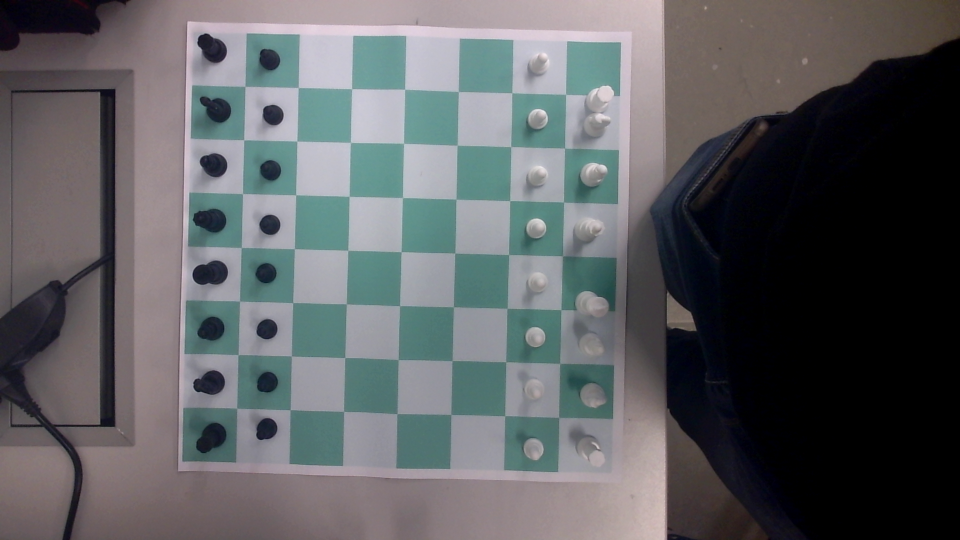
#> input picture photo1.png, 1920 x 1080 px (shown at 1/2 size)
$ python -i homografia3.py   (imports and definitions only)
#> lines starting #> are read from the running program, lines starting #| are printed output that depends on the picture; after the words box and inside, x2 and y2 are one past the last pixel; in counts of white or black regions, pixels touching at a corner belong together
#> further down, picture is the input picture: shape (1080, 1920, 3); mean B, G, R 98.2, 95.7, 93.6
import cv2
import matplotlib.pyplot as plt
import numpy as np
import math
import numpy as np

def find_pixels(img):
    #img = cv2.imread('homog.png')
    #cv2.imshow('image',img)
    #cv2.waitKey(0)

    hsv = cv2.cvtColor(img, cv2.COLOR_BGR2HSV)
#> hsv: shape (1080, 1920, 3); mean H, S, V 93.3, 50, 103
    blur = cv2.medianBlur(hsv ,7)
#> blur: shape (1080, 1920, 3); mean H, S, V 94.6, 49.9, 103.1

    #black
    lower = np.array([0,0,15])
    upper = np.array([188,85,29])

    mask1 = cv2.inRange(blur, lower, upper)
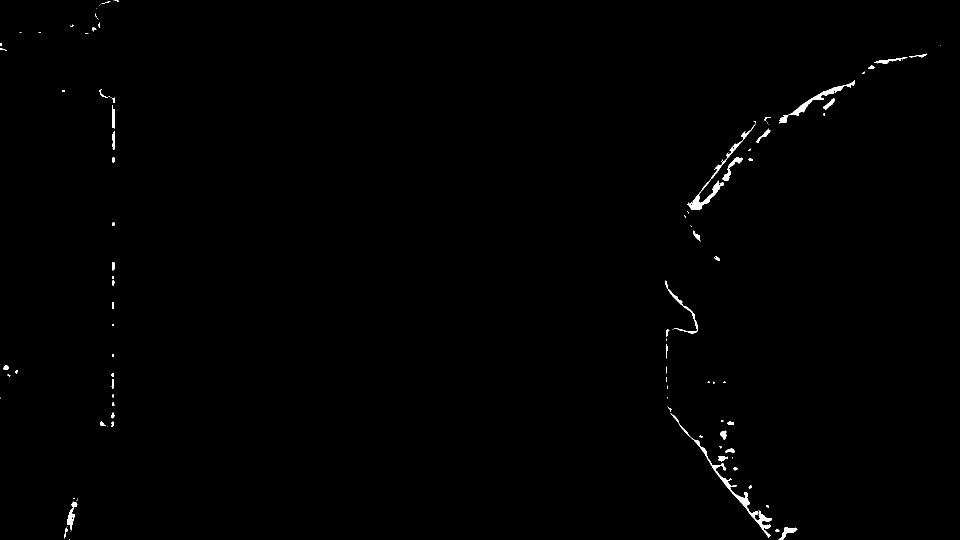
#> mask1: shape (1080, 1920) (shown at 1/2 size); 0.48% white; 109 white regions (57 under 20 px), largest, box (x1, y1, x2, y2) and area: (1341, 826, 1543, 1075) 2040, (1375, 248, 1511, 420) 1586, (1558, 160, 1710, 247) 1301

    #green dark
    lower_dark = np.array([40,30,70])
    upper_dark = np.array([121,105,168])

    #green light
    lower_white = np.array([63,6,132])
    upper_white = np.array([135,40,221])

    mask2 = cv2.inRange(blur, lower_dark, upper_dark)
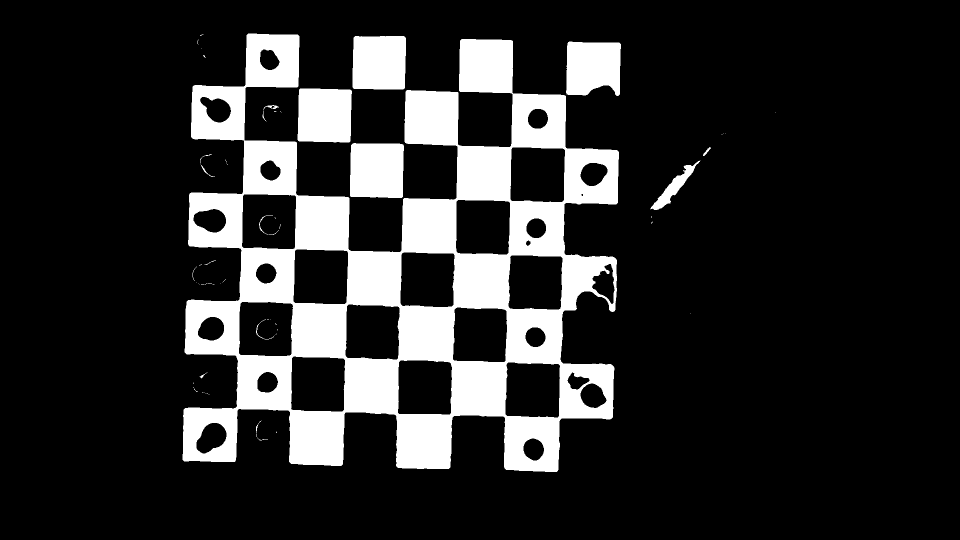
#> mask2: shape (1080, 1920) (shown at 1/2 size); 16.9% white; 70 white regions (51 under 20 px), largest, box (x1, y1, x2, y2) and area: (365, 67, 1238, 944) 302520, (700, 286, 808, 396) 11404, (595, 177, 704, 285) 11218
    mask3 = cv2.inRange(blur, lower_white, upper_white)
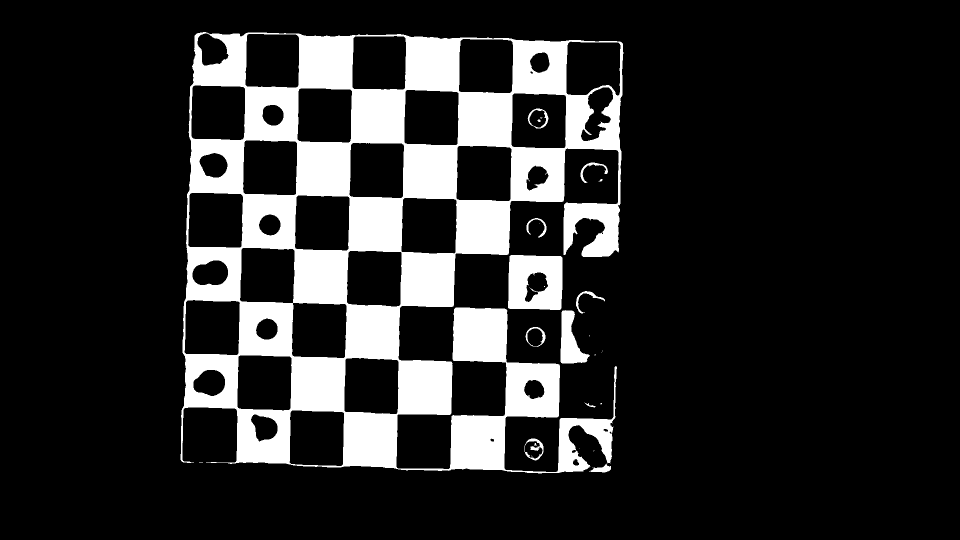
#> mask3: shape (1080, 1920) (shown at 1/2 size); 16.3% white; 26 white regions (14 under 20 px), largest, box (x1, y1, x2, y2) and area: (361, 64, 1247, 947) 323043, (1016, 510, 1125, 620) 9878, (1121, 620, 1180, 727) 3365

    #white
    lower_w = np.array([0,11,142])
    upper_w = np.array([177,23,255])

    mask4 = cv2.inRange(blur, lower_w, upper_w)
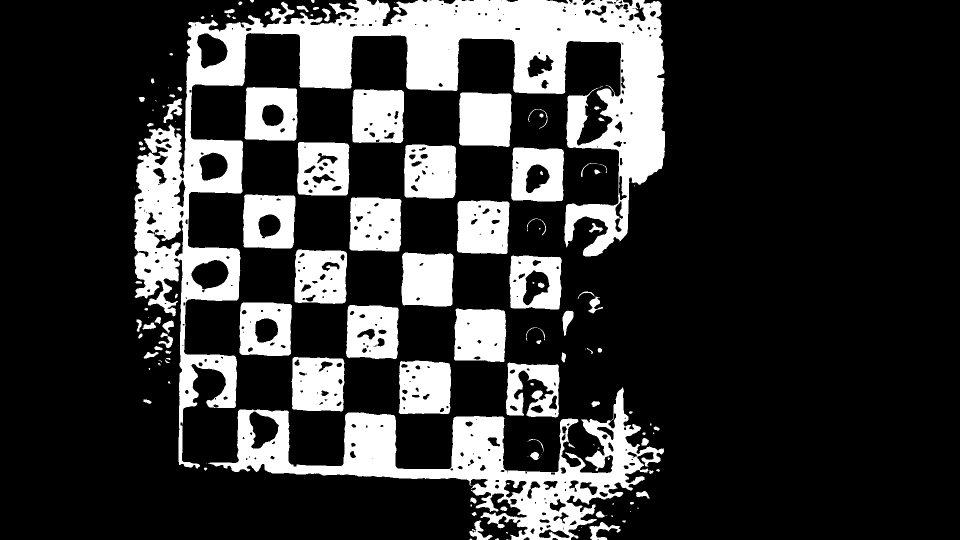
#> mask4: shape (1080, 1920) (shown at 1/2 size); 21.3% white; 145 white regions (47 under 20 px), largest, box (x1, y1, x2, y2) and area: (269, 0, 1330, 937) 187183, (416, 775, 1328, 1080) 72448, (918, 185, 1023, 294) 10755

    mask = mask1 + mask2 + mask3 + mask4

    kernel = np.ones((100,100), np.uint8)

    mask = cv2.erode(mask,np.ones((10,10), np.uint8), iterations=1)
    mask = cv2.dilate(mask,np.ones((10,10), np.uint8), iterations=1)

    cv2.imshow('image',mask)
    cv2.waitKey(0)

    mask = cv2.dilate(mask, kernel, iterations=1)
    mask = cv2.erode(mask, kernel, iterations=1)
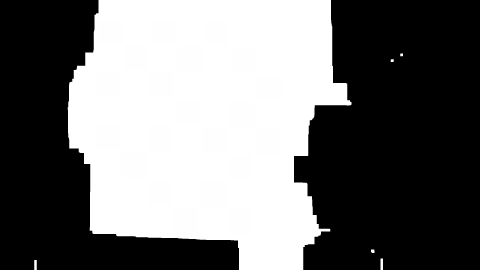
#> mask: shape (1080, 1920) (shown at 1/4 size); min 0, max 255, mean 115.2

    low_threshold = 50
    high_threshold = 150
    edges = cv2.Canny(mask, low_threshold, high_threshold)
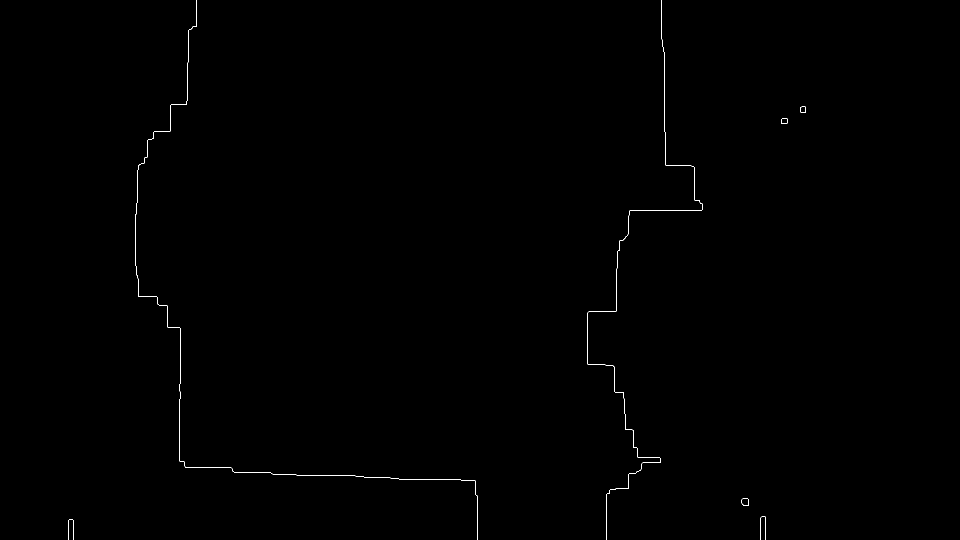
#> edges: shape (1080, 1920) (shown at 1/2 size); 0.18% white in thin lines or dots, all inside (x1, y1, x2, y2) = (136, 0, 1612, 1080)

    cv2.imshow('image',mask)
    cv2.waitKey(0)

    cdst = cv2.cvtColor(edges, cv2.COLOR_GRAY2BGR)

    lines = cv2.HoughLines(edges, 1, np.pi / 180, 150, None, 0, 0)
#> lines = [[927, 1.61], [1328, 0]]

    points = []

    if lines is not None:
        for i in range(0, len(lines)):
            rho = lines[i][0][0]
            theta = lines[i][0][1]

            # [7 lines of commented-out code are left out]

            a = -math.tan(theta)
            b = rho/math.cos(theta)

            pt1 = (int(b - 2000*(a)), -2000)
            pt2 = (int(b + 2000*(a)), 2000)
            cv2.line(cdst, pt1, pt2, (0,0,255), 3, cv2.LINE_AA)
            points.insert(0,[a,b])
#> this loop made 2 passes
#> (rho, theta, a, b, pt1, pt2) on passes 1 to 2: (927, 1.61, 28.64, -26562, (-83834, -2000), (30710, 2000)), (1328, 0, 0, 1328, (1328, -2000), (1328, 2000))
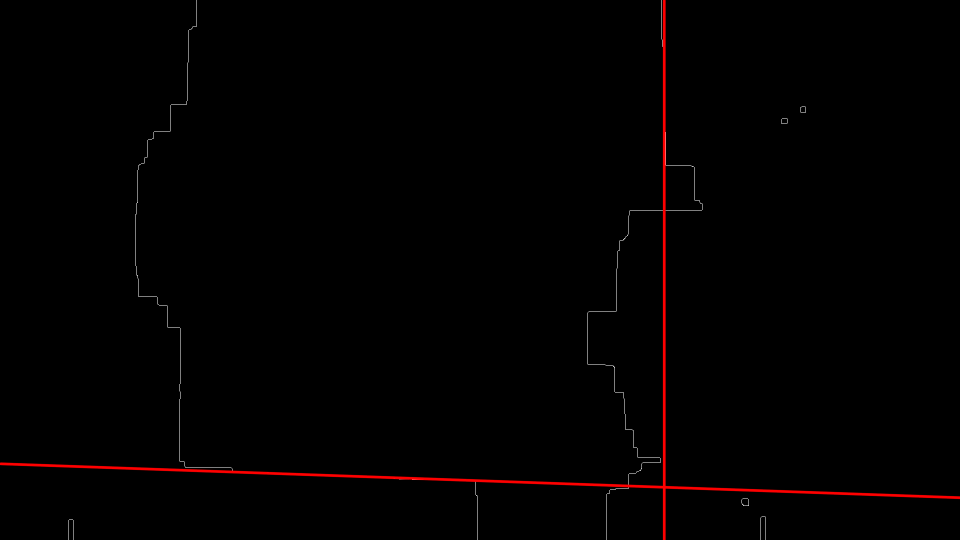
#> cdst: shape (1080, 1920, 3) (shown at 1/2 size); mean B, G, R 0.4, 0.4, 2.4
#> after the loop, points = [[0, 1328], [28.64, -26562]]


    cv2.imshow("Detected Lines (in red) - Standard Hough Line Transform", cdst)
    cv2.waitKey(0)

    points2 = []
    m = 10000000000
    for i in range(0,4):
        for j in range(i,4):

            if i!=j:
                if points[j][1] > points[i][1]:
                    x = int((points[j][1] - points[i][1])/(points[i][0] - points[j][0]))
                    y = int( points[j][0]*x + points[j][1])
                else:
                    x = int((points[j][1] - points[i][1])/(points[i][0] - points[j][0]))
                    y = int( points[i][0]*x + points[i][1])

                if x>=0 and y>=0 and x<= cdst.shape[0] and y<= cdst.shape[1]:

                    if((x*x + y*y) < m):
                        points2.insert(0,[x,y])
                        m =  (x^2 + y^2)

                    else:
                        points2.append([x,y])
#> after the loop, m = 1789; points2 = [[973, 1328]]

    m = 10000
    for j in range(1,4):
        if(points2[j][0] < m):
            m = points2[j][0]
            p = j

    po = points2[1]
    points2[1] = points2[p]
    points2[p] = po

    m = 10000
    for j in range(2,4):
        if(points2[j][1] < m):
            m = points2[j][1]
            p = j

    po = points2[2]
    points2[2] = points2[p]
    points2[p] = po

    pts_src = np.array([[points2[0][1], points2[0][0]], [points2[1][1], points2[1][0]], [points2[2][1], points2[2][0]],[points2[3][1], points2[3][0]]])

    cv2.imshow('image',edges)
    cv2.imshow("Detected Lines (in red) - Standard Hough Line Transform", cdst)
    cv2.waitKey(0)

    return pts_src

# [10 lines left out: function homografia, not called in this run]

>>> import cv2
>>> picture = cv2.imread('photo1.png')
#> (the run stopped early here; a loop or call above may not have finished)

$ run again, on photo2.png
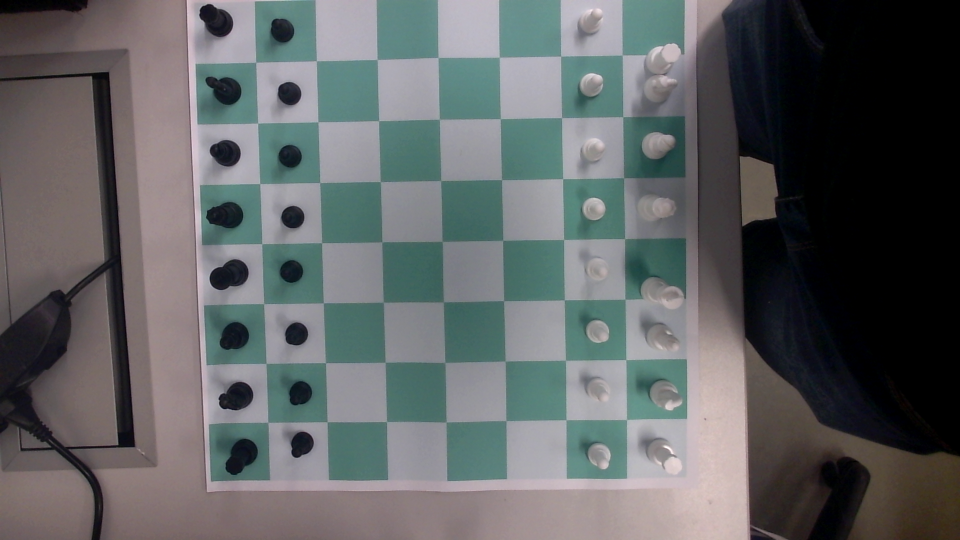
#> input picture photo2.png, 1920 x 1080 px (shown at 1/2 size)
#> picture is the input picture: shape (1080, 1920, 3); mean B, G, R 99.6, 98.6, 95.6
#> hsv: shape (1080, 1920, 3); mean H, S, V 85.3, 49.6, 105.5
#> blur: shape (1080, 1920, 3); mean H, S, V 85.3, 49.5, 105.5
#> in find_pixels, `mask1 = cv2.inRange(blur, lower, upper)`:
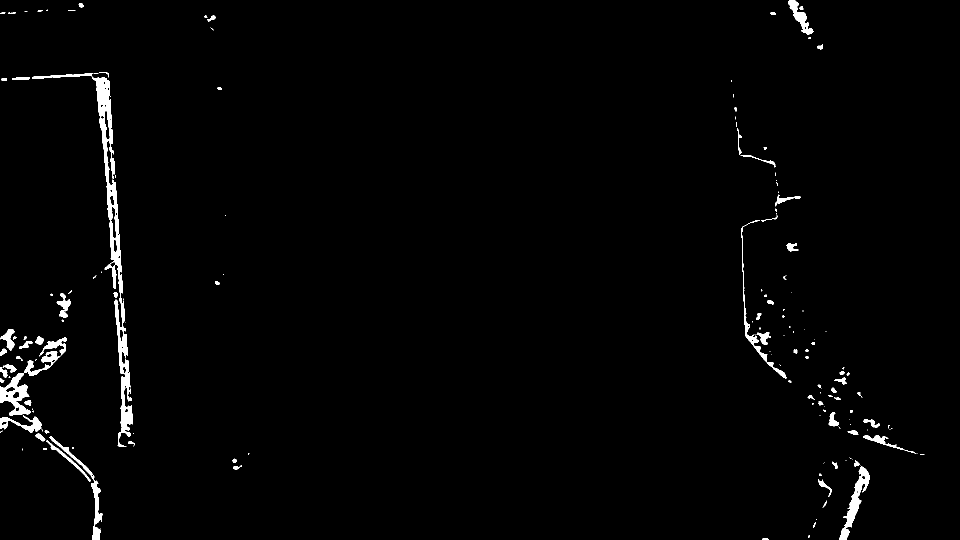
#> mask1: shape (1080, 1920) (shown at 1/2 size); 1.5% white; 165 white regions (85 under 20 px), largest, box (x1, y1, x2, y2) and area: (64, 147, 266, 894) 10883, (1678, 932, 1739, 1080) 2322, (0, 746, 61, 832) 2271
#> mask2: shape (1080, 1920); 20.6% white; 75 white regions (69 under 20 px), largest, box (x1, y1, x2, y2) and area: (392, 0, 1374, 962) 416020, (419, 845, 540, 962) 10355, (1450, 0, 1501, 26) 274, (1333, 289, 1351, 306) 31, (570, 660, 573, 679) 20, (580, 881, 584, 891) 20
#> mask3: shape (1080, 1920); 19.1% white; 59 white regions (41 under 20 px), largest, box (x1, y1, x2, y2) and area: (388, 0, 1381, 965) 366217, (768, 605, 890, 725) 13942, (888, 482, 1008, 603) 12696
#> mask4: shape (1080, 1920); 15.4% white; 263 white regions (94 under 20 px), largest, box (x1, y1, x2, y2) and area: (375, 0, 1416, 1046) 108779, (1001, 113, 1124, 237) 14151, (631, 0, 754, 122) 14100
#> edges: shape (1080, 1920); 0.26% white in thin lines or dots
#> lines = [[-376, 3.11], [980, 1.57], [982, 1.57], [243, 0]]
#> the loop in find_pixels, `for i in range(0, len(lines)):` made 2 passes
#> (rho, theta, a, b, pt1, pt2) on passes 1 to 2: (-376, 3.11, 0.0349, 376.2, (306, -2000), (446, 2000)), (980, 1.57, 22877332.4, -2.24e+10, (-68174450637, -2000), (23334879077, 2000))
#> after the loop in find_pixels, `for i in range(0, len(lines)):`:
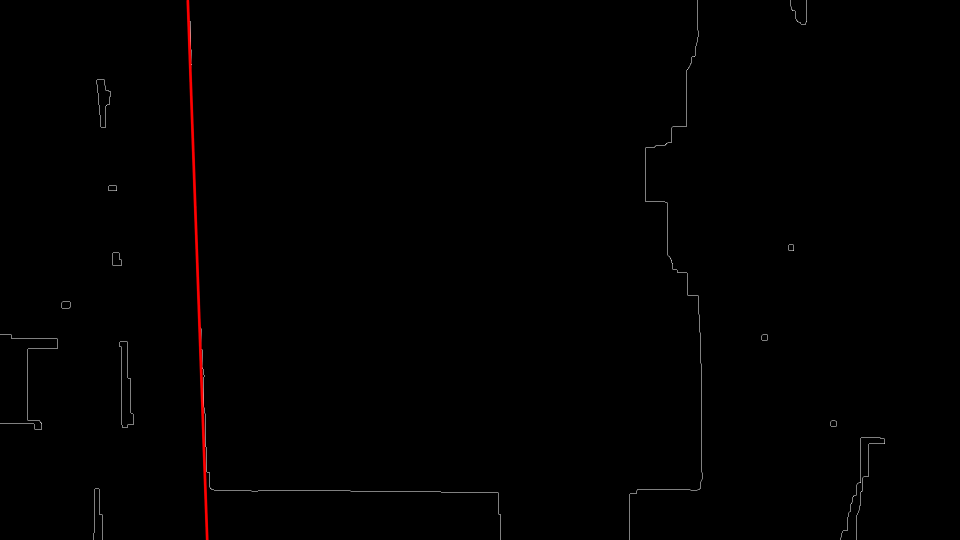
#> cdst: shape (1080, 1920, 3) (shown at 1/2 size); mean B, G, R 0.6, 0.6, 1.3
#> after the loop in find_pixels, `for i in range(0, len(lines)):`: points = [[0.0349, 376.2]]

$ run again, on photo3.png
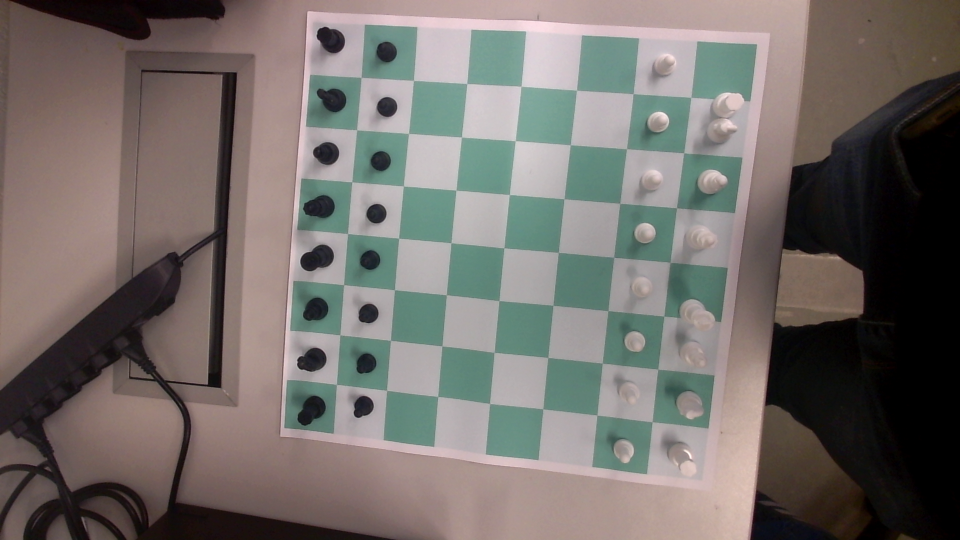
#> input picture photo3.png, 1920 x 1080 px (shown at 1/2 size)
#> picture is the input picture: shape (1080, 1920, 3); mean B, G, R 106.2, 110.1, 115.6
#> hsv: shape (1080, 1920, 3); mean H, S, V 56.5, 50.6, 121.4
#> blur: shape (1080, 1920, 3); mean H, S, V 56.4, 50.5, 121.5
#> in find_pixels, `mask1 = cv2.inRange(blur, lower, upper)`:
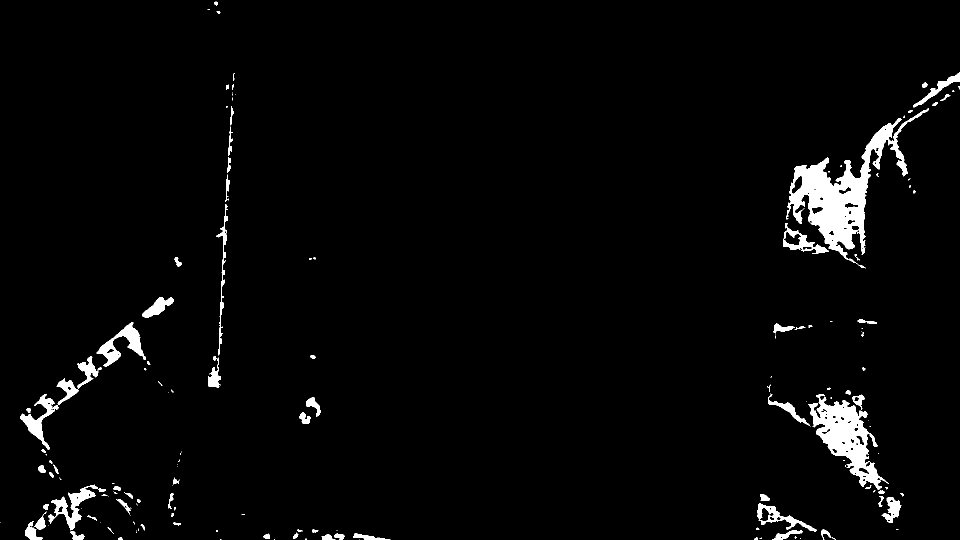
#> mask1: shape (1080, 1920) (shown at 1/2 size); 2.8% white; 171 white regions (87 under 20 px), largest, box (x1, y1, x2, y2) and area: (1573, 216, 1857, 537) 20822, (1617, 788, 1778, 980) 10959, (193, 644, 292, 734) 2742
#> mask2: shape (1080, 1920); 15.8% white; 30 white regions, largest, box (x1, y1, x2, y2) and area: (990, 506, 1227, 715) 22826, (1207, 526, 1453, 738) 20216, (1157, 72, 1276, 187) 12078
#> mask3: shape (1080, 1920); 2.7% white; 132 white regions (107 under 20 px), largest, box (x1, y1, x2, y2) and area: (569, 48, 1513, 949) 54283, (591, 385, 604, 464) 304, (1379, 524, 1455, 535) 250
#> mask4: shape (1080, 1920); 5.7% white; 442 white regions (253 under 20 px), largest, box (x1, y1, x2, y2) and area: (632, 83, 1520, 961) 29908, (564, 44, 756, 865) 22118, (754, 50, 1004, 876) 11835
#> edges: shape (1080, 1920); 0.34% white in thin lines or dots
#> lines = [[7, 1.62], [334, 1.57], [1511, 0.122]]
#> the loop in find_pixels, `for i in range(0, len(lines)):` made 2 passes
#> (rho, theta, a, b, pt1, pt2) on passes 1 to 2: (7, 1.62, 19.08, -133.8, (-38296, -2000), (38028, 2000)), (334, 1.57, 22877332.4, -7.64e+09, (-53395693888, -2000), (38113635826, 2000))
#> after the loop in find_pixels, `for i in range(0, len(lines)):`:
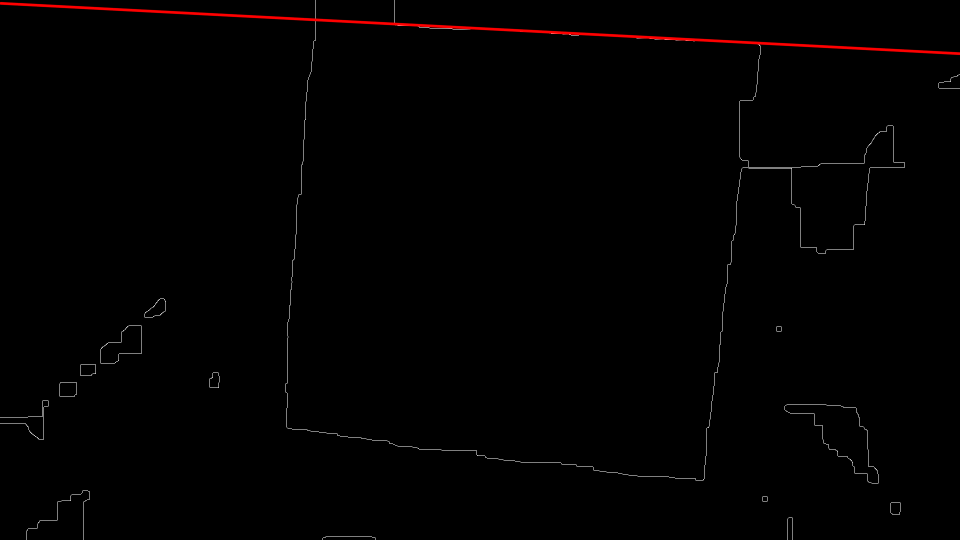
#> cdst: shape (1080, 1920, 3) (shown at 1/2 size); mean B, G, R 0.8, 0.8, 2.1
#> after the loop in find_pixels, `for i in range(0, len(lines)):`: points = [[19.08, -133.8]]
